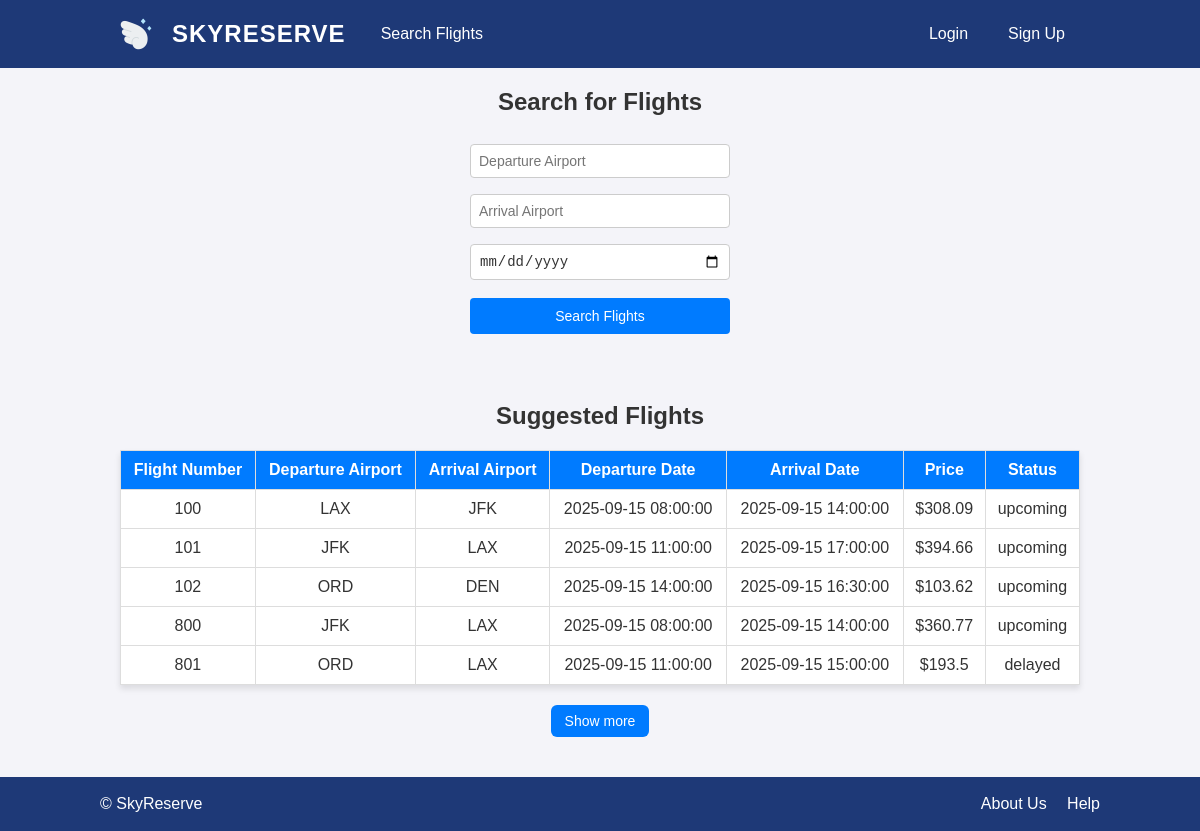
The page / on the database its author committed.
### tables this page shows
CREATE TABLE flight (
  airline_name TEXT NOT NULL,
  flight_num INTEGER NOT NULL,
  departure_airport TEXT NOT NULL,
  departure_time TEXT NOT NULL,
  arrival_airport TEXT NOT NULL,
  arrival_time TEXT NOT NULL,
  price REAL NOT NULL,
  status TEXT NOT NULL,
  airplane_id INTEGER NOT NULL,
  PRIMARY KEY (airline_name, flight_num),
  FOREIGN KEY (airline_name) REFERENCES airline(airline_name),
  FOREIGN KEY (departure_airport) REFERENCES airport(airport_name),
  FOREIGN KEY (arrival_airport) REFERENCES airport(airport_name),
  FOREIGN KEY (airline_name, airplane_id) REFERENCES airplane(airline_name, airplane_id)
);

### app.py (the view)
@app.route('/')
def home():
    conn = get_db_connection()
    cursor = get_cursor(conn, dictionary=True)
    cursor.execute("SELECT * FROM flight")
    flights = cursor.fetchall()
    cursor.execute("SELECT DISTINCT departure_airport FROM flight")
    departure_airports = cursor.fetchall()
    cursor.execute("SELECT DISTINCT arrival_airport FROM flight")
    arrival_airports = cursor.fetchall()
    cursor.close()
    conn.close()
    return render_template('home.html', flights=flights,
                           departure_airports=departure_airports, arrival_airports=arrival_airports)

### app.py (called while the page is built, shortened)
def get_db_connection():
    if IS_SQLITE:
        conn = sqlite3.connect(DB_INFO["path"])
        conn.row_factory = sqlite3.Row
        return conn

def get_cursor(conn, dictionary=False):
    if IS_SQLITE:
        return conn.cursor()
    return conn.cursor(dictionary=dictionary)

### templates/home.html (shortened to what this page needs)
{% extends "base.html" %}
{% block content %}
<h2>Search for Flights</h2>
<form action="{{ url_for('search_flights') }}" method="GET">
    <input type="text" id="source" name="source" list="departure_airports" placeholder="Departure Airport" required>
    <input type="text" id="destination" name="destination" list="arrival_airports" placeholder="Arrival Airport"
        required>
    <input type="date" id="date" name="date" required>
    <button type="submit">Search Flights</button>
</form>
<br>
<h2>Suggested Flights</h2>
<table class="progressive-table" data-chunk="5">
    <thead>
        <tr>
            <th>Flight Number</th>
            <th>Departure Airport</th>
            <th>Arrival Airport</th>
            <th>Departure Date</th>
            <th>Arrival Date</th>
            <th>Price</th>
            <th>Status</th>
        </tr>
    </thead>
    <tbody>
        {% for flight in flights %}
        <tr>
            <td>{{ flight['flight_num'] }}</td>
            <td>{{ flight['departure_airport'] }}</td>
            <td>{{ flight['arrival_airport'] }}</td>
            <td>{{ flight['departure_time'] }}</td>
            <td>{{ flight['arrival_time'] }}</td>
            <td>${{ flight['price'] }}</td>
            <td>{{ flight['status'] }}</td>
        </tr>
        {% endfor %}
    </tbody>
</table>
{% endblock %}

### templates/base.html (shortened to what this page needs)
<!DOCTYPE html>
<html lang="en">
<head>
    <link rel="stylesheet" href="{{ url_for('static', filename='css/styles.css') }}">
</head>
<body>
    <div class="navbar">
        <div class="navbar-left">
            <img src="{{ url_for('static', filename='images/wing.png') }}" alt="logo" class="logo">
            <a href="{{ url_for('home') }}" class="nav-link">
                <h2 class="brand">SKYRESERVE</h2>
            </a>
            <a href="{{ url_for('home') }}" class="nav-link">Search Flights</a>
        </div>
        <div class="right">
            {% if 'user_email' in session %}
                <div class="nav-item">
                    <a class="nav-link" href="{{ url_for('logout') }}">Logout</a>
                </div>
                <div class="nav-item">
                    <a class="nav-link" href="{{ url_for('profile') }}">Profile</a>
                </div>
            {% else %}
                <div class="nav-item">
                    <a class="nav-link" href="{{ url_for('login') }}">Login</a>
                </div>
                <div class="nav-item">
                    <a class="nav-link" href="{{ url_for('signup') }}">Sign Up</a>
                </div>
            {% endif %}
        </div>
    </div>
    <main class="content">
        {% block content %}{% endblock %}
    </main>
</body>
<footer class="footer">
    <div class="footer-inner">
        <span>© SkyReserve</span>
        <nav class="footer-links">
            <a href="{{ url_for('home') }}">About Us</a>
            <a href="{{ url_for('home') }}">Help</a>
        </nav>
    </div>
</footer>
</html>

### static/css/styles.css (style rules this page uses)
:root { --blue: #1e3977; --blue-cta: #007bff; --blue-cta-hover: #0056b3; --bg: #f4f4f9; --text: #333; --white: #fff; --border: #ddd; }
html, body { height: 100%; }
body { margin: 0; min-height: 100vh; display: flex; flex-direction: column; font-family: Arial, sans-serif; text-align: center; background-color: var(--bg); color: var(--text); }
.navbar { flex-shrink: 0; }
.content { flex: 1 0 auto; }
.footer { flex-shrink: 0; }
.navbar { background-color: var(--blue); color: var(--white); padding: 10px 20px; display: flex; justify-content: space-between; align-items: center; }
.navbar-left { display: flex; align-items: center; gap: 5px; }
.logo { height: 32px; margin-left: 100px; }
.brand { margin: 0; color: var(--white); letter-spacing: 1px; font-weight: 800; }
.navbar a { color: var(--white); text-decoration: none; padding: 10px 15px; border-radius: 5px; }
.navbar .right { display: flex; gap: 10px; margin-right: 100px; }
h1, h2 { color: var(--text); }
table { margin: 20px auto; border-collapse: collapse; width: 80%; background-color: var(--white); box-shadow: 0 4px 6px rgba(0, 0, 0, 0.1); }
table th, table td { padding: 10px; border: 1px solid var(--border); text-align: center; vertical-align: middle; }
table th { background-color: var(--blue-cta); color: var(--white); }
a { color: var(--blue-cta); text-decoration: none; }
form { width: 20%; max-width: 480px; min-width: 260px; margin: 20px auto; display: flex; flex-direction: column; }
form input, form select, form button { width: 100%; box-sizing: border-box; margin: 8px 0; padding: 8px; font-size: 14px; }
form input, form select { border: 1px solid #ccc; border-radius: 4px; background: var(--white); color: var(--text); }
button, form button { background-color: var(--blue-cta); color: var(--white); border: none; border-radius: 4px; cursor: pointer; padding: 10px 15px; margin: 10px auto; }
.footer { margin-top: 40px; background: var(--blue); padding: 18px 0; color: var(--white); }
.footer-inner { max-width: 1000px; margin: 0 auto; padding: 0 20px; display: flex; justify-content: space-between; align-items: center; }
.footer-links a { margin-left: 16px; color: var(--white); }

### rows shown on the page
flight: flight_num "100", departure_airport "LAX", arrival_airport "JFK", departure_time "2025-09-15 08:00:00", arrival_time "2025-09-15 14:00:00", price "308.09", status "upcoming"
flight: flight_num "101", departure_airport "JFK", arrival_airport "LAX", departure_time "2025-09-15 11:00:00", arrival_time "2025-09-15 17:00:00", price "394.66", status "upcoming"
flight: flight_num "102", departure_airport "ORD", arrival_airport "DEN", departure_time "2025-09-15 14:00:00", arrival_time "2025-09-15 16:30:00", price "103.62", status "upcoming"
flight: flight_num "800", departure_airport "JFK", arrival_airport "LAX", departure_time "2025-09-15 08:00:00", arrival_time "2025-09-15 14:00:00", price "360.77", status "upcoming"
flight: flight_num "801", departure_airport "ORD", arrival_airport "LAX", departure_time "2025-09-15 11:00:00", arrival_time "2025-09-15 15:00:00", price "193.5", status "delayed"
